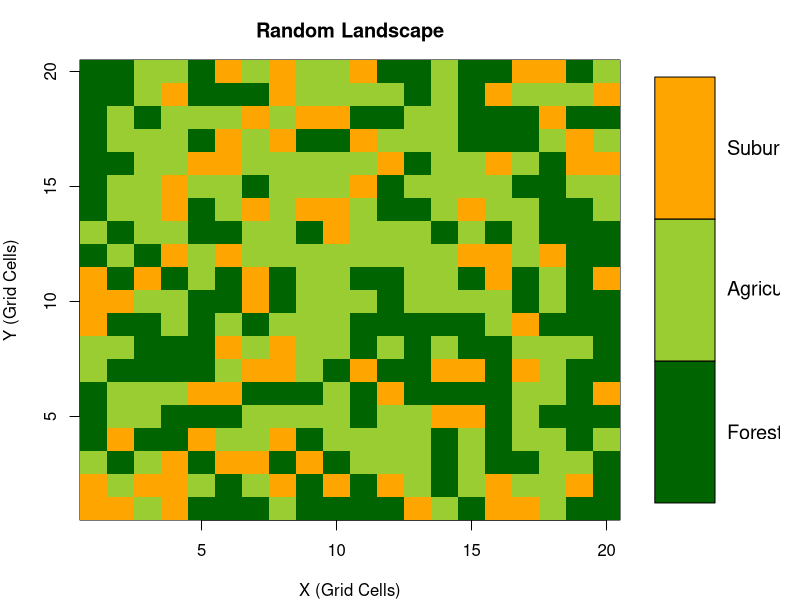

R code for this plot:
# ==========================================================
# EEID Workshop: CWD Spatial Data Generation (Random Grid)
# R Version
# ==========================================================

# Clear workspace and setup graphics defaults
rm(list = ls())

# 1. SETUP PARAMETERS
grid_dim <- 20          
n_cells  <- grid_dim^2
n_deer   <- 60            
n_steps  <- 300          

# 2. CREATE THE LANDSCAPE
# 1=Forest, 2=Ag, 3=Suburban
habitat_probs <- c(0.4, 0.4, 0.2)
set.seed(42) # For reproducibility

# Sample habitats
habitat_types <- sample(1:3, n_cells, replace = TRUE, prob = habitat_probs)

# Convert to a 2D matrix for visualization
landscape_matrix <- matrix(habitat_types, nrow = grid_dim, ncol = grid_dim)

# --- VISUALIZATION WITH RIGHT-SIDE COLOR LEGEND ---
# Set up a 2-column layout (4 parts map, 1 part legend)
layout(matrix(c(1, 2), nrow = 1), widths = c(4, 1))
par(mar = c(4, 4, 3, 1)) # Margins for the main plot

# Plot the main random landscape grid
image(1:grid_dim, 1:grid_dim, landscape_matrix, 
      col = c("darkgreen", "yellowgreen", "orange"),
      main = "Random Landscape",
      xlab = "X (Grid Cells)", ylab = "Y (Grid Cells)", axes = TRUE)

# Shift margins to focus on the color legend panel
par(mar = c(4, 0.5, 3, 1))
plot(c(0, 1), c(0, 3), type = "n", axes = FALSE, xlab = "", ylab = "")

# Draw the discrete legend boxes and text matching the patchy script
rect(0, 0:2, 0.5, 1:3, col = c("darkgreen", "yellowgreen", "orange"))
text(0.6, 0.5:2.5, labels = c("Forest", "Agriculture", "Suburban"), adj = 0, cex = 1.2)

# Reset layout so future plots aren't split
layout(1)

# 3. SIMULATE BIASED MOVEMENT
telemetry_data <- data.frame(
  deer_id = rep(1:n_deer, each = n_steps),
  step    = rep(1:n_steps, n_deer),
  cell    = NA
)

row_idx <- 1
for (d in 1:n_deer) {
  current_cell <- sample(1:n_cells, 1)
  
  for (t in 1:n_steps) {
    telemetry_data$cell[row_idx] <- current_cell
    
    # Habitat-based Stay Probability
    h <- habitat_types[current_cell]
    stay_prob <- if (h == 1) 0.90 else if (h == 2) 0.96 else 0.40
    
    if (runif(1) > stay_prob) {
      # Movement neighbor logic (handling boundaries cleanly)
      # R arrays are column-major by default, matching MATLAB's vectorization
      moves <- c(current_cell - 1, current_cell + 1, 
                 current_cell - grid_dim, current_cell + grid_dim)
      
      # Filter valid moves within grid boundaries
      valid_moves <- moves[moves > 0 & moves <= n_cells]
      
      # Prevent cross-edge teleportation (e.g., cell 20 jumping to 21)
      # This mimics your 2D coordinates step implicitly 
      current_cell <- sample(valid_moves, 1)
    }
    row_idx <- row_idx + 1
  }
}

# 4. CONSTRUCT THE ADJACENCY MATRIX (M)
C <- matrix(0, nrow = n_cells, ncol = n_cells)
for (i in 1:(nrow(telemetry_data) - 1)) {
  if (telemetry_data$deer_id[i] == telemetry_data$deer_id[i+1]) {
    from_node <- telemetry_data$cell[i]
    to_node   <- telemetry_data$cell[i+1]
    C[from_node, to_node] <- C[from_node, to_node] + 1
  }
}

# Row-normalize to create Transition Matrix M
M <- matrix(0, nrow = n_cells, ncol = n_cells)
for (r in 1:n_cells) {
  row_sum <- sum(C[r, ])
  if (row_sum > 0) {
    M[r, ] <- C[r, ] / row_sum
  } else {
    M[r, r] <- 1 # Stay put if no data
  }
}

# 5. SAVE DATA FOR THE STUDENTS
saveRDS(list(M = M, habitat_types = habitat_types, grid_dim = grid_dim), 
        "cwd_data_random.rds")
cat("Success! 'cwd_data_random.rds' generated.\n")
